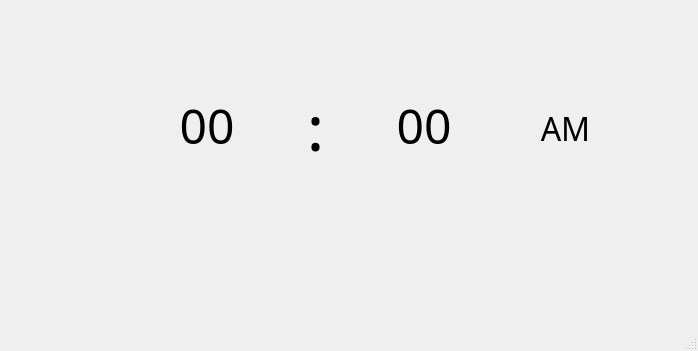
<?xml version="1.0" encoding="UTF-8"?>
<ui version="4.0">
 <class>MainWindow</class>
 <widget class="QMainWindow" name="MainWindow">
  <property name="geometry">
   <rect>
    <x>0</x>
    <y>0</y>
    <width>698</width>
    <height>351</height>
   </rect>
  </property>
  <property name="windowTitle">
   <string>MainWindow</string>
  </property>
  <widget class="QWidget" name="centralwidget">
   <widget class="QLabel" name="label_ampm">
    <property name="geometry">
     <rect>
      <x>500</x>
      <y>60</y>
      <width>131</width>
      <height>91</height>
     </rect>
    </property>
    <property name="font">
     <font>
      <family>Wide Latin</family>
      <pointsize>24</pointsize>
     </font>
    </property>
    <property name="text">
     <string>AM</string>
    </property>
    <property name="alignment">
     <set>Qt::AlignBottom|Qt::AlignHCenter</set>
    </property>
   </widget>
   <widget class="QWidget" name="">
    <property name="geometry">
     <rect>
      <x>110</x>
      <y>40</y>
      <width>411</width>
      <height>171</height>
     </rect>
    </property>
    <layout class="QHBoxLayout" name="horizontalLayout" stretch="17,2,17">
     <property name="spacing">
      <number>0</number>
     </property>
     <property name="sizeConstraint">
      <enum>QLayout::SetNoConstraint</enum>
     </property>
     <item>
      <widget class="QLabel" name="label_time_h">
       <property name="font">
        <font>
         <family>Wide Latin</family>
         <pointsize>36</pointsize>
        </font>
       </property>
       <property name="text">
        <string>00</string>
       </property>
       <property name="alignment">
        <set>Qt::AlignCenter</set>
       </property>
      </widget>
     </item>
     <item>
      <widget class="QLabel" name="label_time_c">
       <property name="sizePolicy">
        <sizepolicy hsizetype="Preferred" vsizetype="Preferred">
         <horstretch>0</horstretch>
         <verstretch>0</verstretch>
        </sizepolicy>
       </property>
       <property name="minimumSize">
        <size>
         <width>1</width>
         <height>0</height>
        </size>
       </property>
       <property name="baseSize">
        <size>
         <width>0</width>
         <height>0</height>
        </size>
       </property>
       <property name="font">
        <font>
         <family>Elephant</family>
         <pointsize>48</pointsize>
        </font>
       </property>
       <property name="text">
        <string>:</string>
       </property>
       <property name="alignment">
        <set>Qt::AlignCenter</set>
       </property>
      </widget>
     </item>
     <item>
      <widget class="QLabel" name="label_time_m">
       <property name="font">
        <font>
         <family>Wide Latin</family>
         <pointsize>36</pointsize>
         <bold>false</bold>
        </font>
       </property>
       <property name="styleSheet">
        <string notr="true"/>
       </property>
       <property name="text">
        <string>00</string>
       </property>
       <property name="textFormat">
        <enum>Qt::AutoText</enum>
       </property>
       <property name="alignment">
        <set>Qt::AlignCenter</set>
       </property>
      </widget>
     </item>
    </layout>
   </widget>
  </widget>
  <widget class="QMenuBar" name="menubar">
   <property name="geometry">
    <rect>
     <x>0</x>
     <y>0</y>
     <width>698</width>
     <height>21</height>
    </rect>
   </property>
  </widget>
  <widget class="QStatusBar" name="statusbar"/>
 </widget>
 <resources/>
 <connections/>
</ui>
